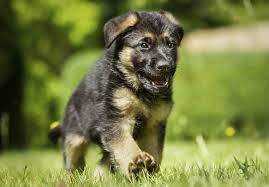
#> input picture Homework2/puppy.jpg, 269 x 187 px
$ python homework2.py   (older library calls are emulated)
#> lines starting #> are read from the running program, lines starting #| are printed output that depends on the picture
import cv2
from PIL import Image
from pylab import *
from scipy import misc
from scipy import ndimage
import matplotlib.pyplot as plt
import matplotlib.image as mpimg
import numpy as np
from scipy.ndimage.filters import gaussian_filter
from skimage import feature

'''Problem 1 (20pts). Warm up.  Download the image folder for PS1 and choose two images and do the following: for each of these images
'''
#1.1 Load the image into your environment
img = misc.imread("puppy.jpg",flatten=1)
#> img: shape (187, 269) float32; min 0.897, max 244, mean 116.3
img2 = misc.imread("einstein.png",flatten=1)
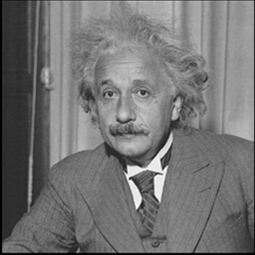
#> input picture Homework2/einstein.png, 255 x 255 px
#> img2: shape (255, 255) float32; min 0, max 255, mean 115.4


def problem1(img, img2):
    #1.2 Blur the image using Gaussian filter.
    img = ndimage.gaussian_filter(img, 2)
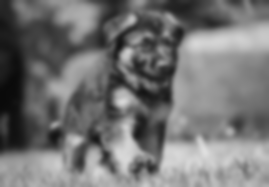
#> img: shape (187, 269) float32; min 10.56, max 223.2, mean 116.3

    img2 = ndimage.gaussian_filter(img2, 2)

    #1.3 Display the result.
    plt.imshow(img,cmap=plt.cm.gray)
    plt.show()

    plt.imshow(img2,cmap=plt.cm.gray)
    plt.show()

    #1.4 Compute the DFT (Discrete Fourier Transform) of the image. Please read Numpy FFT package.
    # np.fft.fft2 and see here (http://docs.scipy.org/doc/numpy/reference/routines.fft.html)
    fft = np.fft.fft2(img)
    magnitude = 20*np.log(np.abs(fft))
    magnitude = np.asarray(magnitude, dtype=np.uint8)
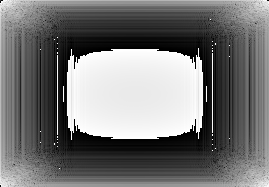
#> magnitude: shape (187, 269); min 0, max 255, mean 116.8

    fft2 = np.fft.fft2(img2)
    magnitude2 = 20*np.log(np.abs(fft2))
    magnitude2 = np.asarray(magnitude2, dtype=np.uint8)
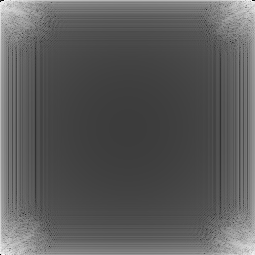
#> magnitude2: shape (255, 255); min 1, max 253, mean 91

    #1.5 Display the magnitude of the DFT .
    plt.plot(magnitude)
    plt.ylabel("magnitude")
    plt.show()
#> figure, not shown here; curve peaks at x = 3, y = 254; curve peaks at x = 185, y = 253; curve peaks at x = 1, y = 253

    plt.plot(magnitude2)
    plt.ylabel("magnitude2")
    plt.show()
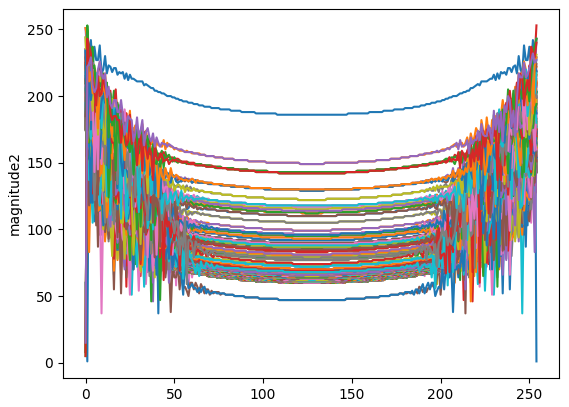
#> figure drawn by matplotlib, 1 panel; curve peaks at x = 3, y = 242; curve peaks at x = 3, y = 232; curve peaks at x = 254, y = 243

#problem1 end
problem1(img, img2)


'''
Problem 2 (20 pts). Histogram equalization.  Compute the gray level (luminance) histogram for an image and equalize it so that the tones
look better (and the image is less sensitive to exposure settings). You might want to use the following steps:

Convert the color image to luminance.
Compute the histogram, the cumulative distribution, and the compensation  transfer function (normalized CDF)

Try to increase the “punch” in the image by ensuring that a certain fraction of pixels (say 5%) are mapped to pure black and white.
	Limit the local gain f’(I) in the transfer function. One way to do this is to limit
f(I)<γI or f^'(I) <γ

while performing the accumulation, keeping any unaccumulated values “in reserve”.
'''

def problem2(img):
    histogram = cv2.calcHist([img],[0],None,[256],[0,256])
#> histogram = 256 values, max 421 at index 155, min 0 at index 239, mean 196.5
    plt.plot(histogram)
    plt.show()
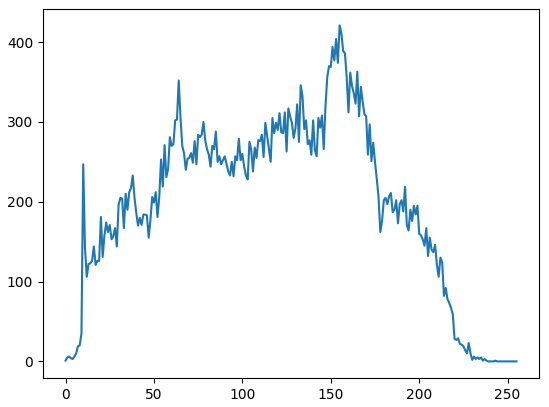
#> figure drawn by matplotlib, 1 panel; curve peaks at x = 155, y = 421

    cdf = histogram.cumsum()
#> cdf = 256 values from 1 to 50303
    cdf_ = cdf * histogram.max()/ cdf.max()
#> cdf_ = 256 values from 0.00837 to 421

    plt.plot(cdf_, color = 'b')
    plt.hist(img.flatten(),256,[0,256], color = 'r')
    plt.xlim([0,256])
    plt.show()
#> figure, not shown here; tallest bar 421 high, from x = 155 to 156; curve peaks at x = 243, y = 421


#problem2 end
problem2(img)


'''
Problem 3 (20pts) Separable filters.  Implement convolution with a separable kernel (Figure 3.14, Page 102 in http://szeliski.org/Book/).
The input should be a grayscale or color image along with the horizontal and vertical kernels.  Please include examples of Gaussian filter,
box filter, and Sobel filter. Make sure you support the padding mechanisms described in class and your textbook (chapter 3.2). You will need
 this functionality for some of the later exercise.  Please specify the kernels you used and display the original image and the output
 images after each horizontal and vertical operation.   Here are a few padding options:

To compensate for this, a number of alternative padding or extension modes have been developed (Figure 3.13):
 • zero: set all pixels outside the source image to 0 (a good choice for alpha-matted cutout images);
 • constant (border color): set all pixels outside the source image to a specified border value;
• clamp (replicate or clamp to edge): repeat edge pixels indefinitely;
• (cyclic) wrap (repeat or tile): loop “around” the image in a “toroidal” configuration;

https://docs.scipy.org/doc/scipy-0.14.0/reference/generated/scipy.ndimage.filters.convolve.html

You can use the optional parameter (mode)
'''
img = ndimage.gaussian_filter(img, 1)
def problem3_1(img):
    sobel_x =  ndimage.sobel(img, axis=0, mode="constant")
    sobel_y =  ndimage.sobel(img, axis=1, mode="constant")

    plt.imshow(img, cmap=plt.cm.gray)
    plt.show()

    plt.imshow(sobel_x)
    plt.show()

    plt.imshow(sobel_y)
    plt.show()

    plt.imshow(img)
    plt.show()

def problem3_2(img):
    convolve_x = np.array([0,1,-1])
    x = ndimage.convolve1d(img,convolve_x,axis= 0)
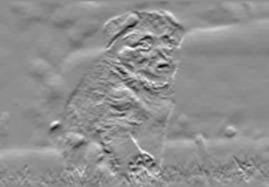
#> x: shape (187, 269) float32; min -53.68, max 42.28, mean 0.4; drawn with min black and max white
#> (the run stopped early here; a loop or call above may not have finished)
